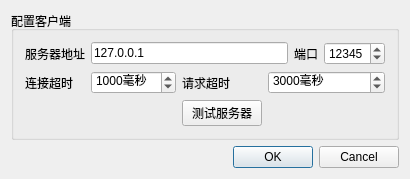
<?xml version="1.0" encoding="UTF-8"?>
<ui version="4.0">
 <class>SetConfig</class>
 <widget class="QDialog" name="SetConfig">
  <property name="geometry">
   <rect>
    <x>0</x>
    <y>0</y>
    <width>410</width>
    <height>170</height>
   </rect>
  </property>
  <property name="minimumSize">
   <size>
    <width>0</width>
    <height>0</height>
   </size>
  </property>
  <property name="maximumSize">
   <size>
    <width>410</width>
    <height>170</height>
   </size>
  </property>
  <property name="windowTitle">
   <string>客户端配置</string>
  </property>
  <property name="windowIcon">
   <iconset resource="Client.qrc">
    <normaloff>:/Client/icon.png</normaloff>:/Client/icon.png</iconset>
  </property>
  <layout class="QGridLayout" name="gridLayout_2">
   <item row="0" column="0">
    <widget class="QGroupBox" name="groupBox">
     <property name="title">
      <string>配置客户端</string>
     </property>
     <layout class="QGridLayout" name="gridLayout">
      <item row="0" column="0">
       <widget class="QLabel" name="label">
        <property name="sizePolicy">
         <sizepolicy hsizetype="Fixed" vsizetype="Preferred">
          <horstretch>0</horstretch>
          <verstretch>0</verstretch>
         </sizepolicy>
        </property>
        <property name="text">
         <string>服务器地址</string>
        </property>
        <property name="buddy">
         <cstring>address</cstring>
        </property>
       </widget>
      </item>
      <item row="1" column="4" colspan="3">
       <widget class="QSpinBox" name="receiveWait">
        <property name="sizePolicy">
         <sizepolicy hsizetype="Expanding" vsizetype="Fixed">
          <horstretch>0</horstretch>
          <verstretch>0</verstretch>
         </sizepolicy>
        </property>
        <property name="suffix">
         <string>毫秒</string>
        </property>
        <property name="maximum">
         <number>10000</number>
        </property>
        <property name="value">
         <number>3000</number>
        </property>
       </widget>
      </item>
      <item row="2" column="3">
       <widget class="QPushButton" name="check">
        <property name="sizePolicy">
         <sizepolicy hsizetype="Fixed" vsizetype="Fixed">
          <horstretch>0</horstretch>
          <verstretch>0</verstretch>
         </sizepolicy>
        </property>
        <property name="text">
         <string>测试服务器</string>
        </property>
       </widget>
      </item>
      <item row="1" column="1" colspan="2">
       <widget class="QSpinBox" name="connectWait">
        <property name="sizePolicy">
         <sizepolicy hsizetype="Expanding" vsizetype="Fixed">
          <horstretch>0</horstretch>
          <verstretch>0</verstretch>
         </sizepolicy>
        </property>
        <property name="suffix">
         <string>毫秒</string>
        </property>
        <property name="maximum">
         <number>10000</number>
        </property>
        <property name="value">
         <number>1000</number>
        </property>
       </widget>
      </item>
      <item row="0" column="1" colspan="4">
       <widget class="QLineEdit" name="address">
        <property name="text">
         <string>127.0.0.1</string>
        </property>
        <property name="placeholderText">
         <string>请输入服务器地址</string>
        </property>
       </widget>
      </item>
      <item row="0" column="6">
       <widget class="QSpinBox" name="port">
        <property name="sizePolicy">
         <sizepolicy hsizetype="Fixed" vsizetype="Fixed">
          <horstretch>0</horstretch>
          <verstretch>0</verstretch>
         </sizepolicy>
        </property>
        <property name="minimum">
         <number>0</number>
        </property>
        <property name="maximum">
         <number>65536</number>
        </property>
        <property name="value">
         <number>12345</number>
        </property>
       </widget>
      </item>
      <item row="0" column="5">
       <widget class="QLabel" name="label_2">
        <property name="sizePolicy">
         <sizepolicy hsizetype="Fixed" vsizetype="Preferred">
          <horstretch>0</horstretch>
          <verstretch>0</verstretch>
         </sizepolicy>
        </property>
        <property name="text">
         <string>端口</string>
        </property>
        <property name="buddy">
         <cstring>port</cstring>
        </property>
       </widget>
      </item>
      <item row="1" column="0">
       <widget class="QLabel" name="label_3">
        <property name="sizePolicy">
         <sizepolicy hsizetype="Fixed" vsizetype="Preferred">
          <horstretch>0</horstretch>
          <verstretch>0</verstretch>
         </sizepolicy>
        </property>
        <property name="text">
         <string>连接超时</string>
        </property>
        <property name="buddy">
         <cstring>connectWait</cstring>
        </property>
       </widget>
      </item>
      <item row="2" column="5" colspan="2">
       <spacer name="horizontalSpacer_2">
        <property name="orientation">
         <enum>Qt::Horizontal</enum>
        </property>
        <property name="sizeHint" stdset="0">
         <size>
          <width>40</width>
          <height>20</height>
         </size>
        </property>
       </spacer>
      </item>
      <item row="2" column="0" colspan="2">
       <spacer name="horizontalSpacer">
        <property name="orientation">
         <enum>Qt::Horizontal</enum>
        </property>
        <property name="sizeHint" stdset="0">
         <size>
          <width>40</width>
          <height>20</height>
         </size>
        </property>
       </spacer>
      </item>
      <item row="1" column="3">
       <widget class="QLabel" name="label_4">
        <property name="sizePolicy">
         <sizepolicy hsizetype="Fixed" vsizetype="Preferred">
          <horstretch>0</horstretch>
          <verstretch>0</verstretch>
         </sizepolicy>
        </property>
        <property name="text">
         <string>请求超时</string>
        </property>
        <property name="buddy">
         <cstring>receiveWait</cstring>
        </property>
       </widget>
      </item>
     </layout>
    </widget>
   </item>
   <item row="1" column="0">
    <widget class="QDialogButtonBox" name="buttonBox">
     <property name="enabled">
      <bool>true</bool>
     </property>
     <property name="standardButtons">
      <set>QDialogButtonBox::Cancel|QDialogButtonBox::Ok</set>
     </property>
     <property name="centerButtons">
      <bool>false</bool>
     </property>
    </widget>
   </item>
  </layout>
 </widget>
 <layoutdefault spacing="6" margin="11"/>
 <resources>
  <include location="Client.qrc"/>
 </resources>
 <connections/>
</ui>
